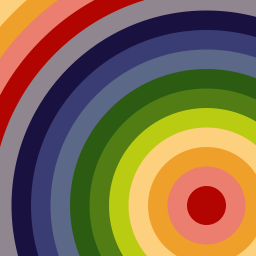
#> input picture python/input.png, 256 x 256 px
$ jupyter execute --allow-errors alg5epe.ipynb   (shell and % lines are left out)   (Python 2 division)
#> lines starting #> are read from the running program, lines starting #| are printed output that depends on the picture
# Parallel Recursive Filtering of Infinite Input Extensions
## This notebook tests alg5epe
### Algorithm 5 Even-Periodic Extension

[cell 1]
import math
import cmath
import numpy as np
from scipy import ndimage, linalg
from skimage.color import rgb2gray
from skimage.measure import structural_similarity as ssim
from sklearn.metrics import mean_squared_error
import matplotlib.pyplot as plt
plt.gray() # to plot gray images using gray scale

## First: load the test image and run Gaussian filter on it

[cell 2]
X1 = plt.imread('input.png')
#> X1 is the input picture: shape (256, 256, 3) float32; mean R, G, B 0.518, 0.425, 0.298
X1 = rgb2gray(X1)
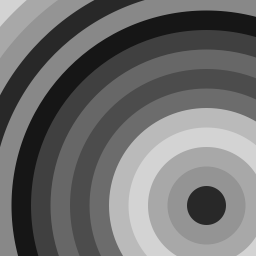
#> X1: shape (256, 256) float32; min 0.0866, max 0.83, mean 0.435
s = 16. # sigma for testing filtering
X2 = np.copy(X1).astype(np.float64)
# Gaussian filter runs with periodic extension
X2 = ndimage.filters.gaussian_filter(X1, sigma=s, mode='reflect')
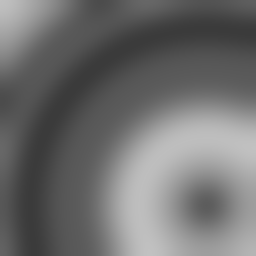
#> X2: shape (256, 256) float32; min 0.232, max 0.758, mean 0.435
